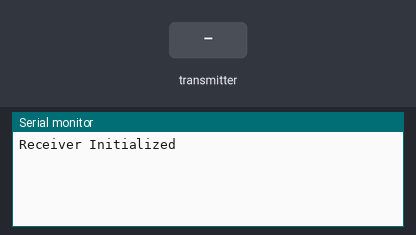
A sketch run on a simulated Arduino Uno, built with avr-gcc and run on an emulated ATmega328P. On the bench: the last lines printed to the serial monitor. The inputs (shaded band) are chosen by the test bench. No radio packets arrive unless stated.

Above: at 1.2 s.
1.3 s: the transmitter starts sending throttle = 0
At 1.37 s:
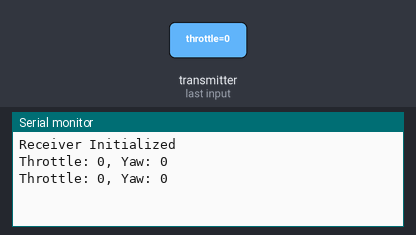
3.2 s: the transmitter starts sending yaw = 0
6.2 s: the transmitter starts sending pitch = 0
9.2 s: the transmitter starts sending throttle = 64
At 9.32 s:
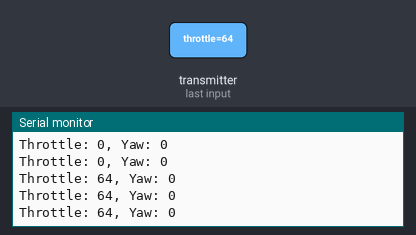
10.7 s: the transmitter starts sending yaw = 64
At 10.77 s:
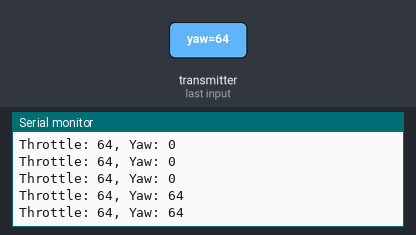

Measured:
- after the input at 1.3 s, the serial monitor: prints a new line at once (image 1)
- after the input at 9.2 s, the serial monitor: prints a new line at once (image 2)
- after the input at 10.7 s, the serial monitor: prints a new line at once (image 3)

The sketch:

iforce2d_nrf_receive_v1.ino
```cpp
#include <SPI.h>
#include <nRF24L01.h>
#include <RF24.h>

const uint64_t pipeIn = 0xE8E8F0F0E1LL;

RF24 radio(9, 10);  // Set the CE and CSN pins appropriately

// The sizeof this struct should not exceed 32 bytes
struct MyData {
  byte throttle;
  byte yaw;
  byte pitch;
  byte roll;
};

MyData data;

void setup() {
  Serial.begin(9600);

  radio.begin();
  radio.setAutoAck(true);  // Enable auto-acknowledgement
  radio.enableAckPayload();  // Enable acknowledgement payload
  radio.setDataRate(RF24_250KBPS);

  radio.openReadingPipe(1, pipeIn);
  radio.startListening();

  Serial.println("Receiver Initialized");
}

void loop() {
  if (radio.available()) {
    while (radio.available()) {
      radio.read(&data, sizeof(MyData));
    }

    // Print received data
    Serial.print("Throttle: ");
    Serial.print(data.throttle);
    Serial.print(", Yaw: ");
    Serial.println(data.yaw);
    //Serial.print(", Pitch: ");
    //Serial.print(data.pitch);
    //Serial.print(", Roll: ");
    //Serial.println(data.roll);
  }
}
```
